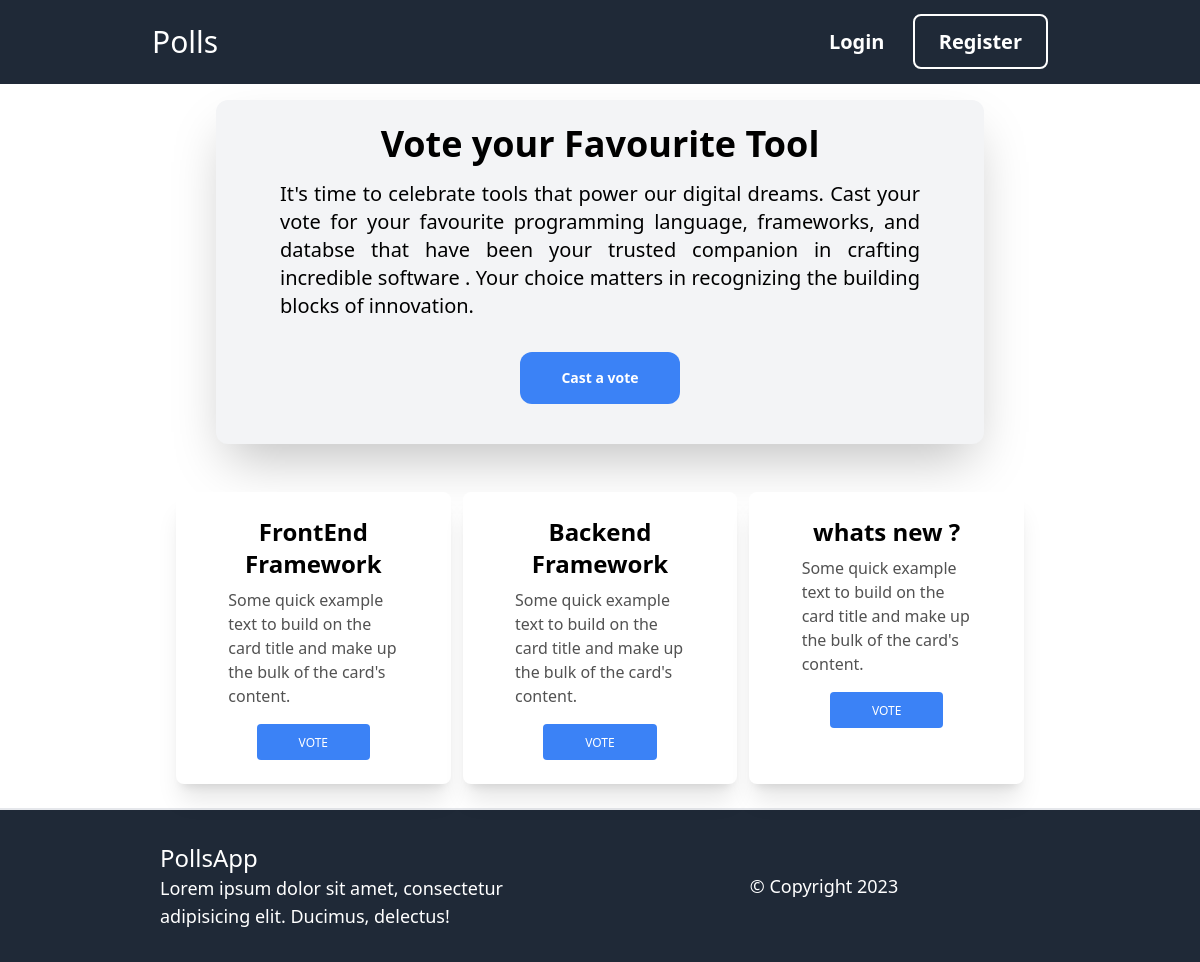
The page / on the database its author committed.
### vote/models.py (models this page shows, shortened)
class Question(models.Model):
    question_text=models.CharField(max_length=200)
    pub_date=models.DateTimeField("date published")

### vote/views.py (the view)
# urls.py: path('', index, name='home'),
def index(request):
    questions=Question.objects.filter(pub_date__lte=timezone.now()).order_by('-pub_date')[:5]
    return render(request, 'index.html',{'questions':questions})

### vote/templates/index.html (shortened to what this page needs)
{% extends 'base.html' %}
{% block content %}
<section class="max-w-3xl mx-auto shadow-2xl  py-6 px-12 bg-gray-100 rounded-xl mb-6">
    <h2 class="sm:text-4xl text-2xl  font-semibold text-center">
        Vote your Favourite Tool
    </h2>
    <div class="w-full p-4">
        <p class="text-xl sm:text-justify text-start">It's time to celebrate tools that power our digital dreams.
            Cast your vote for your favourite programming language, frameworks, and databse that have been your trusted companion in crafting incredible software .
            Your choice matters in recognizing the building blocks of innovation.</p>
    </div>
    <div class="mx-auto w-full p-4  flex items-center justify-center">
        <button class="sm:w-1/4 w-1/2 inline-flex items-center justify-center bg-blue-500 hover:bg-blue-700 rounded-xl px-6 py-4 text-sm text-white font-semibold focus:ring-4 focus:outline-none focus:ring-blue-300">
            <a href="#card" class=" ">Cast a vote</a></button>
    </div>
</section>
<div id="card" class="grid sm:grid-cols-3 gap-3 grid-rows-1 p-6 max-w-4xl mx-auto scroll-mt-20">
        {% if questions %}
        {% for question in questions %}
        <div class="max-w-sm bg-white rounded-lg shadow-xl ">
           <div class="w-full p-6">
            <h2 class="text-2xl text-center font-semibold mb-2">{{question.question_text}}</h2>
            <div class="flex justify-center items-center">
                <p class="mb-4 text-base text-neutral-600 dark:text-neutral-200 w-3/4 text-start">
                    Some quick example text to build on the card title and make up the
                    bulk of the card's content.
                  </p>
            </div>
                  <div class="flex justify-center items-center"> <a href="{% url 'vote:detail' question.id %}" class="sm:w-1/2  w-3/4 inline-block  text-center rounded bg-blue-500 px-6 pb-2 pt-2.5 text-xs font-medium uppercase leading-normal text-white">vote</a></div>
           </div>
        </div>
            {% endfor %}
         {% endif %}
</div>
{% endblock %}

### rows shown on the page
Question: question_text "FrontEnd Framework"
Question: question_text "Backend Framework"
Question: question_text "whats new ?"
